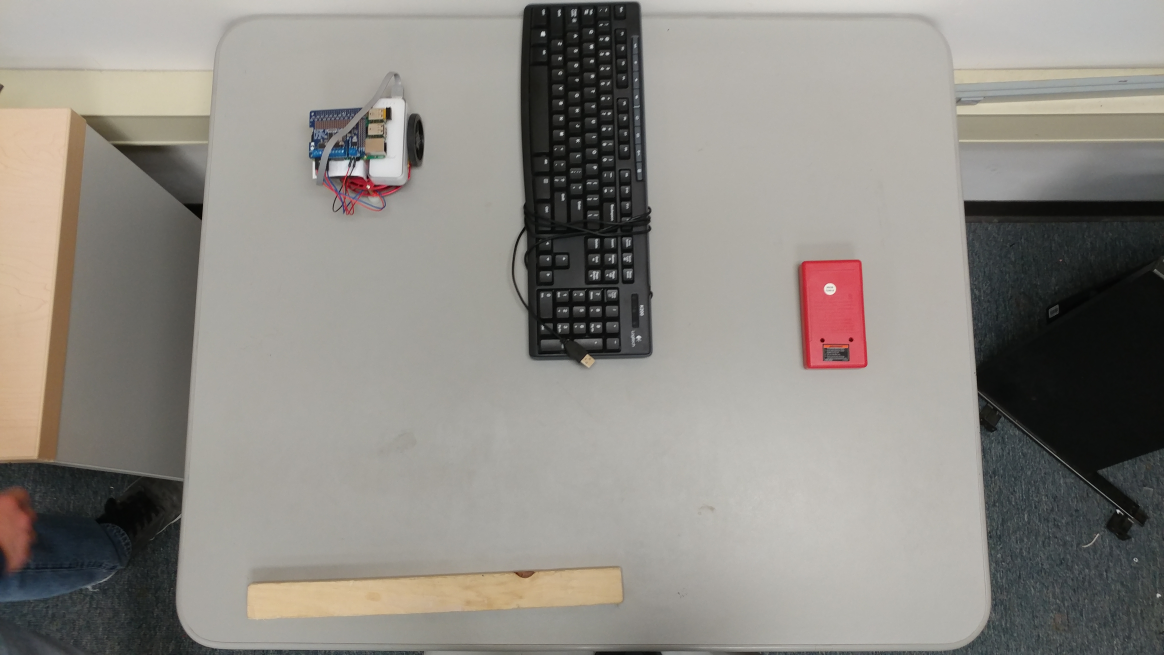
#> input picture Pictures/Picture.jpg, 4656 x 2620 px (shown at 1/4 size)
$ python Edge_Detection.py   (older library calls are emulated)
#> lines starting #> are read from the running program, lines starting #| are printed output that depends on the picture
import numpy as np
import cv2 as cv
import copy
from scipy.misc import imread,imsave,imresize

def genHistogram(img_arr):
    Hist=[]
    for x in range(0,256):
       Hist.append(0)
    for i in range(0,len(img_arr)):
        for j in range(0,len(img_arr[0])):
           #print(img_arr[i][j])
           Hist[img_arr[i][j]]+=1
    return Hist
def LoG_Filter(img_arr):
    new_img_arr=copy.deepcopy(img_arr)
    LoG_Mask=[[0,0,1,0,0],[0,1,2,1,0],[1,2,-16,2,1],[0,1,2,1,0],[0,0,1,0,0]]
    #print(LoG_Mask)

    i=0
    j=0
    for i in range(0,len(img_arr)):
        for j in range(0,len(img_arr[0])):
            sum_pixel=0

            for x in range(0,len(LoG_Mask)):
               for y in range(0,len(LoG_Mask)):
                   if(i+(x-2))>=0 and (j+(y-2))>=0 and (i+(x-2))<len(img_arr) and (j+(y-2))<len(img_arr[0]):
                       sum_pixel+=LoG_Mask[x][y]*(img_arr[i+(x-2)][j+(y-2)])
            new_img_arr[i][j]=sum_pixel
           # [4 lines of commented-out code are left out]

    return new_img_arr
def main(input_pic):
#> called with input_pic = 'Picture.jpg'
    img = cv.imread(input_pic,cv.CV_LOAD_IMAGE_GRAYSCALE)
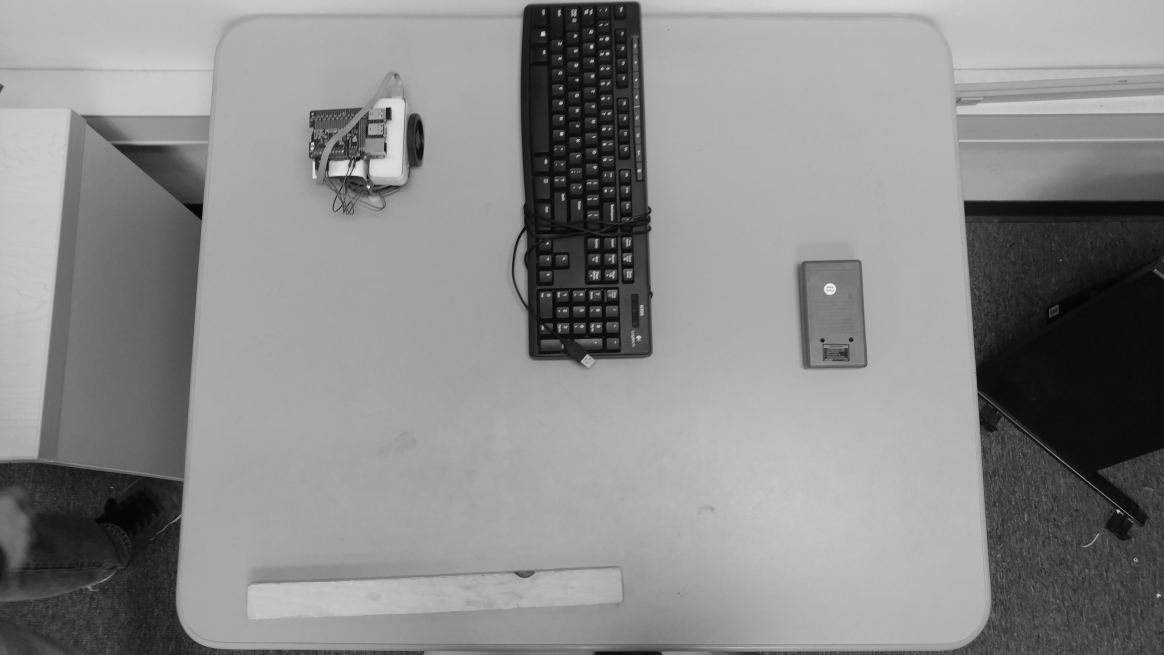
#> img: shape (2620, 4656) (shown at 1/4 size); min 0, max 255, mean 138.1
    img= imresize(img,((len(img)/10),(len(img[0])/10)))
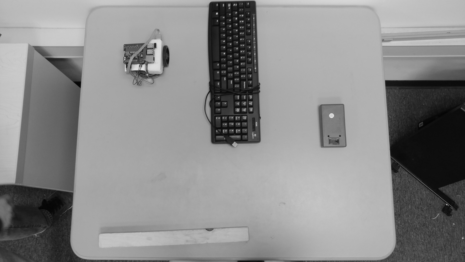
#> img: shape (262, 465); min 5, max 224, mean 138.1
    img_arr=np.asarray(img,dtype="int32")

    LoG_arr=LoG_Filter(img_arr)
#> after the loop in LoG_Filter, `for i in range(0,len(img_arr)):`:
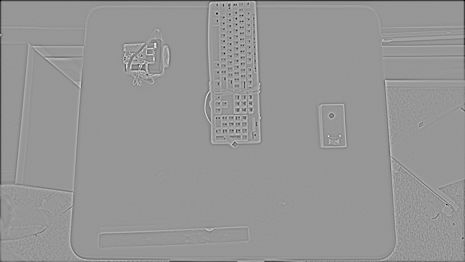
#> new_img_arr: shape (262, 465) int32; min -1652, max 1139, mean -9; drawn with min black and max white
    cv.imwrite('LoG_image.jpg',LoG_arr)
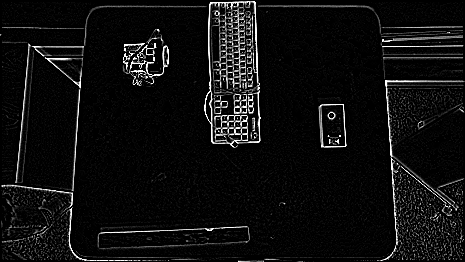
#> saved as LoG_image.jpg: shape (262, 465); min 0, max 255, mean 15.2
    LoG_arr=cv.imread('LoG_image.jpg',cv.CV_LOAD_IMAGE_GRAYSCALE)
#> LoG_arr: shape (262, 465); min 0, max 255, mean 15.6
    Hist=genHistogram(LoG_arr)
#> after the loop in genHistogram, `for i in range(0,len(img_arr)):`: Hist = 256 values, max 43905 at index 0, min 9 at index 238, mean 475.9
    #print(Hist)
    for i in range(0,len(LoG_arr)):
        for j in range(0,len(LoG_arr[0])):
             if LoG_arr[i][j]<200:
                 LoG_arr[i][j]=0
             else:
                 LoG_arr[i][j]=255
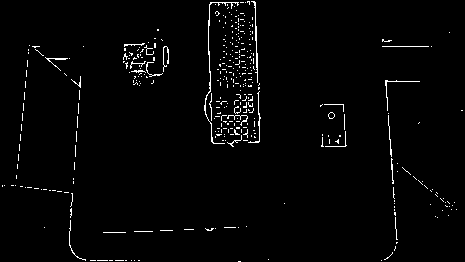
#> LoG_arr: shape (262, 465); 2.1% white in thin lines or dots

    cv.imwrite('LoG_image.jpg',LoG_arr)


main('Picture.jpg')
